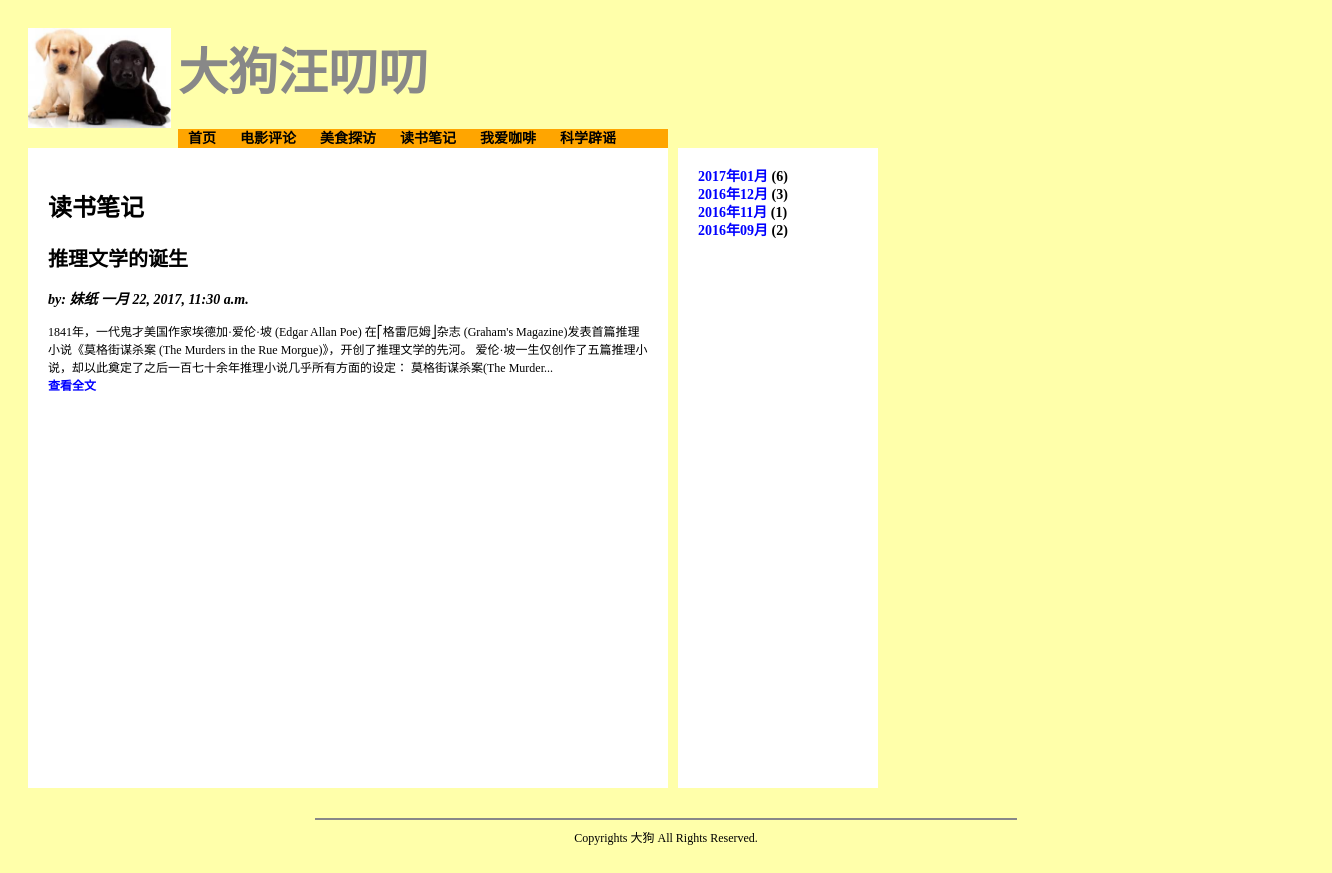
The app's page /blog/category/3 with its own data.
### blog/models.py (models this page shows, shortened)
class Category(models.Model):
	name = models.CharField(max_length = 20, verbose_name = '分类名称')
	class Meta:
		verbose_name = '分类'
		verbose_name_plural = '分类'

class Article(models.Model):
	title = models.CharField(max_length = 100, verbose_name = '标题')
	author = models.CharField(max_length = 30, verbose_name = '作者')
	body = models.TextField(verbose_name = '内容')
	category = models.ForeignKey(Category, null = True, on_delete = models.SET_NULL)
	timestamp = models.DateTimeField(verbose_name = '发布日期')
	class Meta:
		verbose_name = '文章'
		verbose_name_plural = '文章'

### blog/views.py (the view)
# urls.py: url(r'^category/(?P<categoryID>[\d]+)/(?P<pageNo>[\d]+)', views.categoryInPages, name = 'categoryInPages'),
def category(request, categoryID):
    return categoryInPages(request, categoryID, 1)

### blog/views.py (called while the page is built)
def getArchiveItems():
    cursor = connection.cursor()
    sql = '''select distinct strftime('%Y年%m月',timestamp) postMonth,count(*) articleCount
            from blog_article
            group by postMonth
            order by postMonth desc;'''
    cursor.execute(sql)
    resultList = []
    yearMonthRegEx = re.compile(r'(?P<year>[\d]{4})\D+(?P<month>[\d]{2})\D+')
    dataRows = cursor.fetchall()
    for row in dataRows:
        resultItem = archiveItem()
        resultItem.displayText = row[0]
        resultItem.articleCount = row[1]
        yearMonthMatchObject = re.match(yearMonthRegEx, row[0])
        if yearMonthMatchObject is not None:
            resultItem.year = yearMonthMatchObject.group('year')
            resultItem.month = yearMonthMatchObject.group('month')
        resultList.append(resultItem)
    return resultList

def categoryInPages(request, categoryID, pageNo):
    template = loader.get_template('blog/index.html')
    cat = get_object_or_404(Category, id = categoryID)
    categories = Category.objects.all();
    archives = getArchiveItems()
    articlesInCat = Article.objects.filter(category = categoryID).order_by('-timestamp')
    p = Paginator(articlesInCat, 5)
    articlesInPage = p.page(pageNo)
    context = {
        'cat' : cat,
        'articles': articlesInPage,
        'categories' : categories,
        'archives':archives,
    }
    return HttpResponse(template.render(context, request))

### blog/templates/blog/index.html (shortened to what this page needs)
{% extends "blog/base.html" %}
{% load static %}
{% block content %}
<header>
	{% if cat != nil %}
	<h2 class="pageTitle">{{cat.name}}</h2>
	{% elif archiveYear != nil and archiveMonth != nil %}
	<h2 class="pageTitle">{{archiveYear}}年{{archiveMonth}}月</h2>
	{% endif %}
</header>
{% for article in articles.object_list %}
<article>
	<header>
		<h2 class="articleTitle">{{article.title}}</h2>
		<p class="articleAuthor">by: {{article.author}} {{article.timestamp}}</p>
	</header>
	<span class="articleBody">{{article.body|slice:'200'}}...</span>
	<br/>
	<footer>
		<a href="{% url 'article' article.id %}">查看全文</a>
	</footer>
</article>
{%  endfor %}
{% endblock %}

### blog/templates/blog/header.html
{% load static %}
<div id="headerLogoSection">
	<img src="{% static 'blog/images/logo.jpeg' %}" style="height:100px;" />
</div>
<div id="headerTitleSection">
	<span class="siteTitle">大狗汪叨叨</span>
</div>
<div id="headerNavSection">
    <span class="categoryItem">
        <a class="categoryLink" href="{% url 'index' %}">首页</a>
    </span>
    {% for category in categories %}
    <span class="categoryItem">
        <a class="categoryLink" href="{% url 'category' category.id %}">{{category.name}}</a>
    </span>
    {% endfor %}
</div>

### blog/static/blog/css/style.css (style rules this page uses)
body { background-color: #FFFFAA; position: relative; padding: 20px; }
#headerLogoSection { top: 0px; left: 0px; position:relative; }
#headerTitleSection { top:-100px; left: 150px; position:relative; }
#headerNavSection { background-color: orange; position: relative; height: 20px; width: 490px; top: -75px; left: 150px }
.siteTitle { font-family: STHeiti,SimHei; font-size: 50px; font-weight: bold; text-decoration: none; color: #888888; }
.articleTitle { font-family: STHeiti,SimHei; font-size: 20px; font-weight: bold; text-decoration: none; color: black; }
.articleAuthor { font-family: STSong,SimSum; font-size: 14px; font-weight: bold; text-decoration: none; font-style: italic; color: black; }
.articleBody { font-family: STSong,SimSum; font-size: 12px; line-height: 16px; font-weight: normal; text-decoration: none; color: black; }
a:link,active,hover,visited { font-family: STSong,SimSum; font-size: 12px; line-height: 16px; font-weight: bold; text-decoration: none; color: blue; }
a.categoryLink:link,active,hover,visited { font-family: STSong,SimSum; font-size: 14px; line-height: 18px; font-weight: bold; text-decoration: none; color: #000000; }
.categoryItem { padding-left: 10px; padding-right: 10px; min-width: 80px; text-align: center;; }

### records on screen
Category: name "电影评论"
Category: name "美食探访"
Category: name "读书笔记"
Category: name "我爱咖啡"
Category: name "科学辟谣"
Article: title "推理文学的诞生", author "妹纸", timestamp "一月 22, 2017, 11:30 a.m.", body "1841年，一代鬼才美国作家埃德加·爱伦·坡 (Edgar Allan Poe) 在⎡格雷厄姆⎦杂志 (Graham's Magazine)发表首篇推理小说《莫格街谋杀案 (The Murders in the Rue Morgue)》，开创了推理文学的先河。 爱伦·坡一生仅创作了五篇推理小说，却以此奠定了之后一百七十余年推理小说几乎所有方面的设定： 莫格街谋杀案(The Murder"

### other values on screen
{{ archive.displayText }} "2017年01月" "2016年12月" "2016年11月" "2016年09月"
{{ archive.articleCount }} "6" "3" "1" "2"
